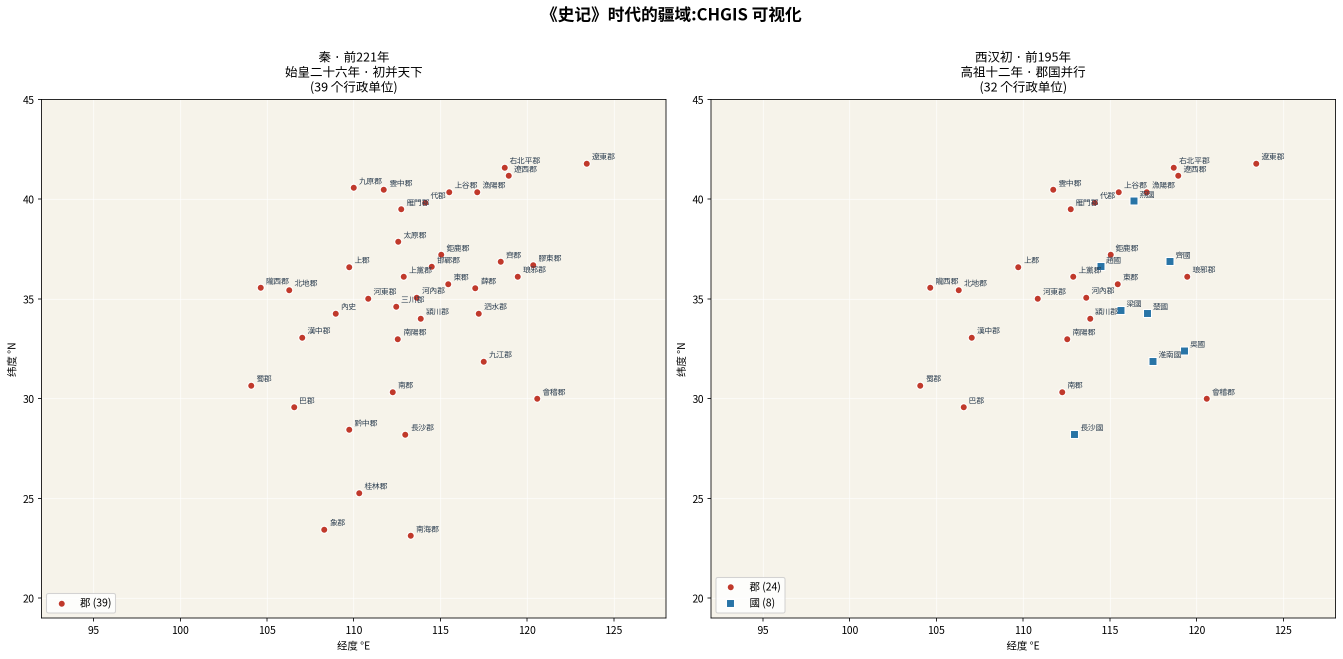
#> input picture labs/map/shiji_chgis.png, 2685 x 1318 px (shown at 1/2 size)
$ python -i build_map_folder.py   (imports and definitions only)
#> lines starting #> are read from the running program, lines starting #| are printed output that depends on the picture
#!/usr/bin/env python3
"""
build_map_folder.py

1. 从 output/jpg/ 中读取地图 JPG（已旋转），自动检测地图内容边界后裁剪，
   只保留地图主体（去除页眉/页脚/白边），输出到 map/ 目录。

2. 读取 output/place_index_corrected.json，生成地名→图上像素坐标的映射表
   map/place_coords.json：
     { "name": [ { "vol", "atlas", "map_name", "period", "row", "col",
                   "grid_rows", "grid_cols",
                   "px", "py",       ← 裁剪图上的像素坐标（中心点）
                   "px_norm", "py_norm"  ← 归一化坐标 [0,1]
                   "image_file" } ] }

输出目录：labs/atlas_preprocess/map/
  - {vol}-{atlas}_{map_name}.jpg   裁剪后的地图图片
  - place_coords.json              地名坐标映射
"""

import json
import os
import re
from pathlib import Path
from collections import defaultdict

import numpy as np
from PIL import Image

# ── 路径配置 ────────────────────────────────────────────────────────────────
SCRIPT_DIR = Path(__file__).parent
OUT_DIR    = SCRIPT_DIR / "output"        # symlink → 版权数据目录
JPG_DIR    = OUT_DIR / "jpg"
MAP_DIR    = SCRIPT_DIR / "map"
INDEX_JSON = OUT_DIR / "place_index_corrected.json"

VOL_DIRS = {
    "vol1": JPG_DIR / "vol1_先秦_maps",
    "vol2": JPG_DIR / "vol2_秦汉_maps",
}

# [1 line not run here, left out]


# ── 倾斜角度检测 ────────────────────────────────────────────────────────────
def detect_skew_angle(img: Image.Image) -> float:
    """
    用地图边框线检测倾斜角度（度）。
    策略：在图像顶部20%和底部20%各采样80列，找最暗像素位置，
    线性拟合得到斜率，再换算为角度。
    顶底两条边框角度若吻合（差值<0.4°）则取均值，否则取顶边。
    超过1.5°视为检测失败返回0.0。
    """
    arr = np.array(img.convert("L"))
    h, w = arr.shape
    n_cols = 80
    cols = np.linspace(int(w * 0.05), int(w * 0.95), n_cols, dtype=int)

    def find_border_pts(search_slice):
        pts = []
        for col in cols:
            strip = arr[search_slice, max(0, col - 3):min(w, col + 4)].mean(axis=1)
            y_local = int(np.argmin(strip))
            if float(strip[y_local]) < 160:
                pts.append((col, search_slice.start + y_local))
        return pts

    def angle_from_pts(pts):
        if len(pts) < 20:
            return None
        xs = np.array([p[0] for p in pts], float)
        ys = np.array([p[1] for p in pts], float)
        # 用众数附近±8px过滤：去掉书页边缘/装订暗影造成的离群点
        y_median = float(np.median(ys))
        mode_mask = np.abs(ys - y_median) < 8
        if mode_mask.sum() < 10:
            # 如果±8px太严，退回到2σ过滤
            mode_mask = np.abs(ys - y_median) < 2 * np.std(ys)
        xs, ys = xs[mode_mask], ys[mode_mask]
        if len(xs) < 10:
            return None
        slope = float(np.polyfit(xs, ys, 1)[0])
        a = float(np.degrees(np.arctan(slope)))
        return -a if abs(a) <= 2.0 else None

    top_pts = find_border_pts(slice(0, h // 5))
    bot_pts = find_border_pts(slice(4 * h // 5, h))
    top_angle = angle_from_pts(top_pts)
    bot_angle = angle_from_pts(bot_pts)

    if top_angle is None and bot_angle is None:
        return 0.0
    if top_angle is None:
        angle = bot_angle
    elif bot_angle is None:
        angle = top_angle
    elif abs(top_angle - bot_angle) < 0.4:
        angle = (top_angle + bot_angle) / 2
    else:
        angle = top_angle  # 顶边通常更可靠

    # 超过1.5°可能是误检（地图内容干扰），保守起见跳过
    if abs(angle) > 1.5:
        return 0.0
    return round(angle, 3)


# ── 自动检测地图内容边界 ─────────────────────────────────────────────────────
def detect_map_bbox(arr: np.ndarray) -> tuple[int, int, int, int]:
    """
    在灰度图像中找地图边框线（最外层的连续暗线），返回 (left, top, right, bottom)。
    这些边界是地图框架外缘，裁剪时取框架内侧（+3px padding）。
    """
    h, w = arr.shape
    row_mean = arr.mean(axis=1)
    col_mean = arr.mean(axis=0)

    # 从顶部向下找第一条暗行（mean < 195），跳过最顶的1-5行（页面装订黑线）
    top = 0
    for i in range(4, h // 2):
        if row_mean[i] < 195:
            top = i
            break

    # 从底部向上找最后一条暗行（mean < 180）
    bot = h - 1
    for i in range(h - 2, h // 2, -1):
        if row_mean[i] < 180:
            bot = i
            break

    # 从左向右找第一条暗列（mean < 210）
    left = 0
    for i in range(w // 10):
        if col_mean[i] < 210:
            left = i
            break

    # 从右向左
    right = w - 1
    for i in range(w - 1, w * 9 // 10, -1):
        if col_mean[i] < 210:
            right = i
            break

    # 若检测失败则用保守固定值
    if top > h // 3:
        top = 85
    if bot < h * 2 // 3:
        bot = h - 3
    if left > w // 6:
        left = 95
    if right < w * 5 // 6:
        right = w - 95

    # 内缩 3px（去掉边框线本身）
    return left + 3, top + 3, right - 3, bot - 3


def crop_map(img_path: Path) -> tuple[Image.Image, int, int, int, int, float]:
    """返回 (裁剪图, left, top, right, bottom, skew_angle)。先纠偏再裁剪。"""
#> called with img_path = '../shiji_chgis.png'
    img = Image.open(img_path)
#> img is the input picture: PIL image 2685x1318 RGBA; mean R, G, B, A 245, 242.7, 236.4, 255

    # 纠偏：检测倾斜角并旋转（跳过极小角度避免不必要的重采样）
    angle = detect_skew_angle(img)
#> the loop in find_border_pts, `for col in cols:` made 80 passes
#> y_local on passes 1 to 12: 198, 198, 198, 198, 198, 198, 198, 198, 198, 198, 198, 198
#> after the loop in find_border_pts, `for col in cols:`: pts = 80 pairs, first value 134 to 2550, second value 15 to 199
#> in detect_skew_angle, `top_pts = find_border_pts(slice(0, h // 5))`: top_pts has the same summary as pts in find_border_pts
#> the loop in find_border_pts (call 2), `for col in cols:` made 80 passes
#> y_local on passes 1 to 12: 181, 146, 181, 181, 181, 181, 181, 213, 181, 181, 181, 181
#> in detect_skew_angle, `bot_pts = find_border_pts(slice(4 * h // 5, h))`: bot_pts = 79 pairs, first value 134 to 2550, second value 1195 to 1299
#> in angle_from_pts, `xs = np.array([p[0] for p in pts], float)`: xs = 80 values from 134 to 2550
#> in angle_from_pts, `ys = np.array([p[1] for p in pts], float)`: ys = 80 values, max 199 at index 42, min 15 at index 34, mean 162.4
#> in angle_from_pts, `y_median = float(np.median(ys))`: y_median = 198
#> in angle_from_pts, `xs, ys = xs[mode_mask], ys[mode_mask]`: xs = 55 values from 134 to 2550; ys = 55 values, max 199 at index 27, min 198 at index 0, mean 198
#> in angle_from_pts, `slope = float(np.polyfit(xs, ys, 1)[0])`: slope = 2.25e-06
#> in angle_from_pts, `a = float(np.degrees(np.arctan(slope)))`: a = 0.000129
#> in detect_skew_angle, `top_angle = angle_from_pts(top_pts)`: top_angle = -0.000129
#> in detect_skew_angle, `bot_angle = angle_from_pts(bot_pts)`: bot_angle = 0.00181
#> in detect_skew_angle, `angle = (top_angle + bot_angle) / 2`: angle = 0.000839
#> angle = 0.001
    if abs(angle) >= 0.05:
        img = img.rotate(-angle, resample=Image.BICUBIC, expand=False,
                         fillcolor=(255, 255, 255))

    arr = np.array(img.convert("L"))
    left, top, right, bot = detect_map_bbox(arr)
#> in detect_map_bbox, `row_mean = arr.mean(axis=1)`: row_mean = 1318 values, max 255 at index 0, min 53.48 at index 198, mean 242.8
#> in detect_map_bbox, `col_mean = arr.mean(axis=0)`: col_mean = 2685 values, max 255 at index 0, min 80.59 at index 1422, mean 242.8
#> left = 85; top = 201; right = 2668; bot = 1233
    cropped = img.crop((left, top, right + 1, bot + 1))
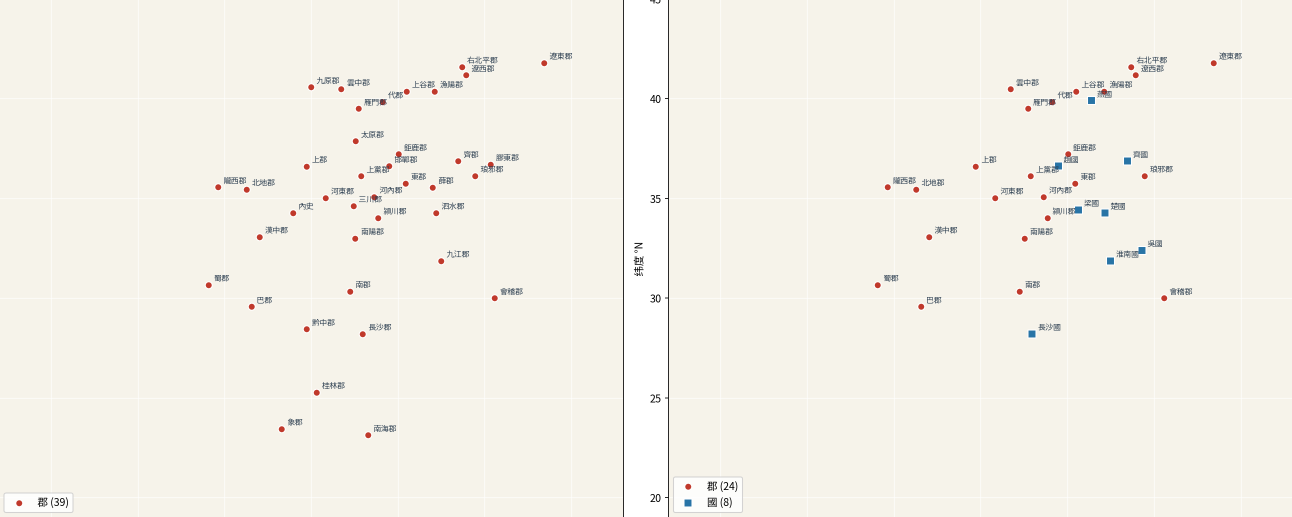
#> cropped: PIL image 2584x1033 RGBA (shown at 1/2 size); mean R, G, B, A 244.5, 241.5, 233.2, 255
    return cropped, left, top, right, bot, angle


# ── 从 manifest 建立 atlas→地图名称 映射 ──────────────────────────────────────
# [155 lines left out: functions load_manifest_map, filename_to_atlas, estimate_grid, run, not called in this run]


# [3 lines not run here, left out]

>>> result = crop_map('../shiji_chgis.png')
#> result = 6 items
